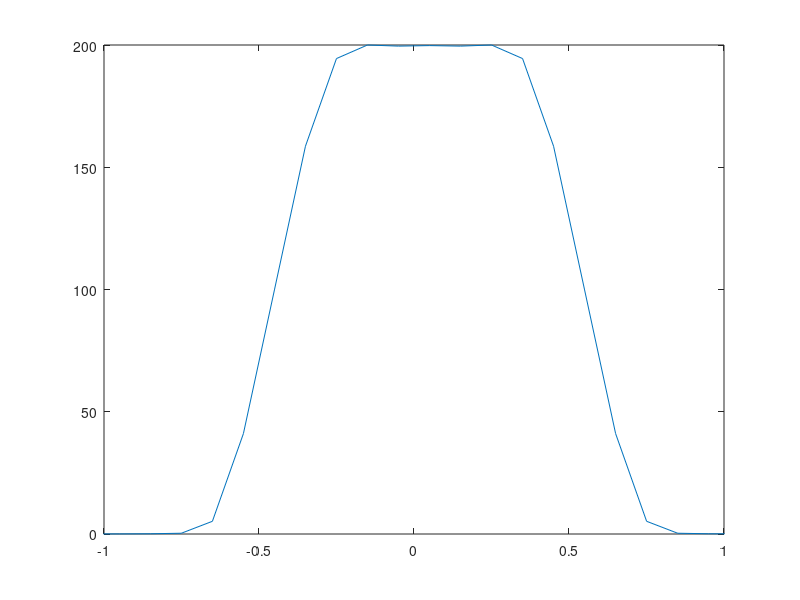
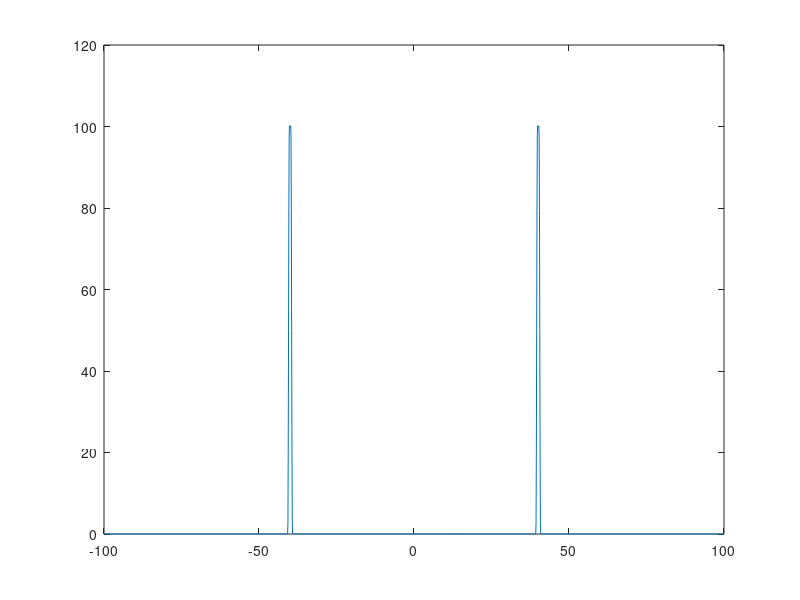

Write the MATLAB code that produced these figures, in order.
% MATLAB script for Illustrated Problem 1, Chapter 7. 
echo on
T=1;		
delta_T=T/200;		         	% sampling interval	
alpha=0.5;		         	% roll-off factor	
fc=40/T;		         	% carrier frequency
A_m=1;		  		 	% amplitude
t=-5*T+delta_T:delta_T:5*T;      	% time axis
N=length(t);
for i=1:N,
  if (abs(t(i))~=T/(2*alpha)),	 
    g_T(i) = sinc(t(i)/T)*(cos(pi*alpha*t(i)/T)/(1-4*alpha^2*t(i)^2/T^2));
  else
    g_T(i) = 0;		 		% the value of g_T is 0 at t=T/(2*alpha)
  end;				 	% and, at t=-T/(2*alpha)
  echo off ;
end;
echo on;
G_T=abs(fft(g_T));               	% spectrum of g_T
u_m=A_m*g_T.*cos(2*pi*fc*t);	 	% the modulated signal
U_m=abs(fft(u_m));		 	% spectrum of the modulated signal
% actual frequency scale
f=-0.5/delta_T:1/(delta_T*(N-1)):0.5/delta_T;
% plotting commands follow
figure(1);
plot(f,fftshift(G_T));		 
axis([-1/T 1/T 0 max(G_T)]);
figure(2);
plot(f,fftshift(U_m));